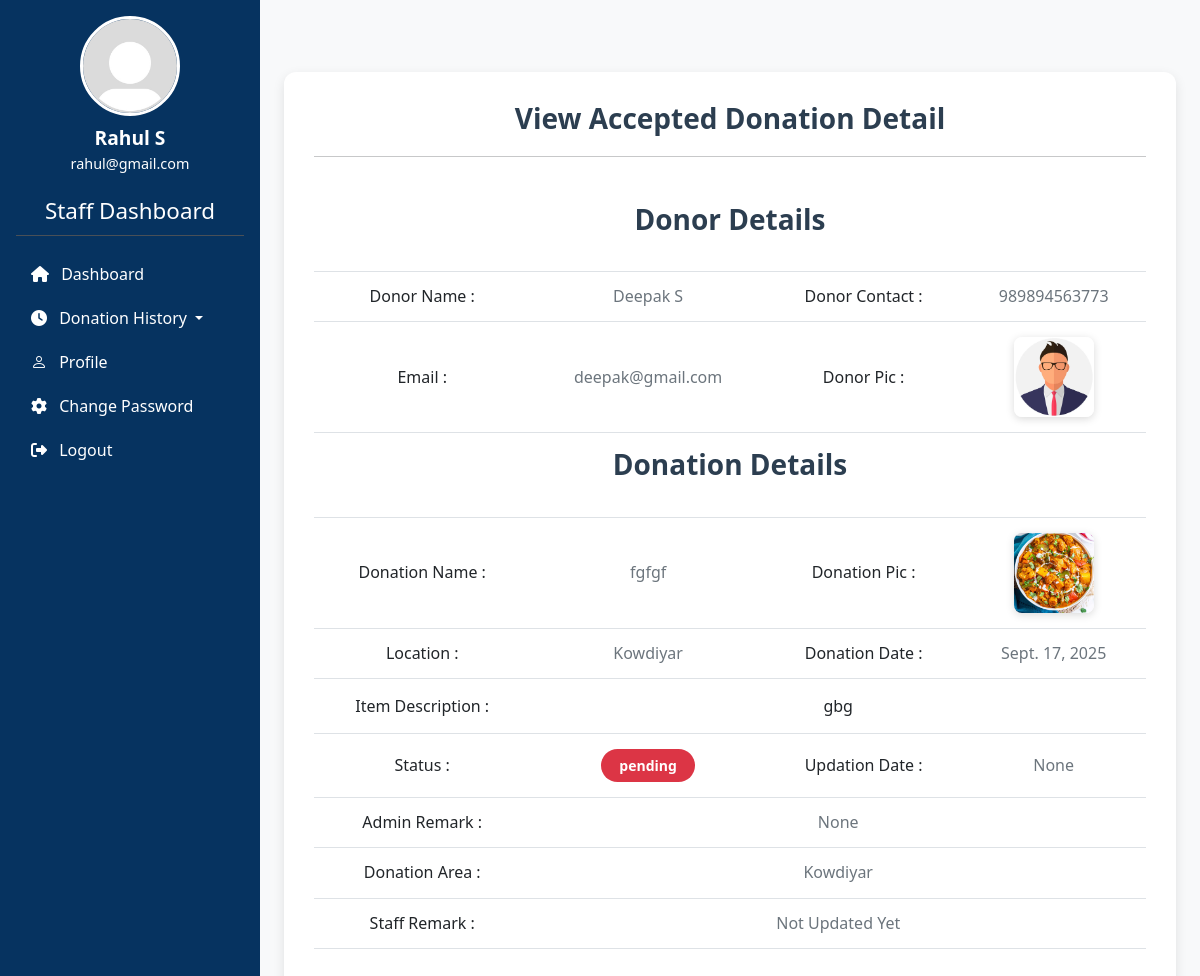
The page /donationincoming/16 (signed in) on the database as committed earlier.
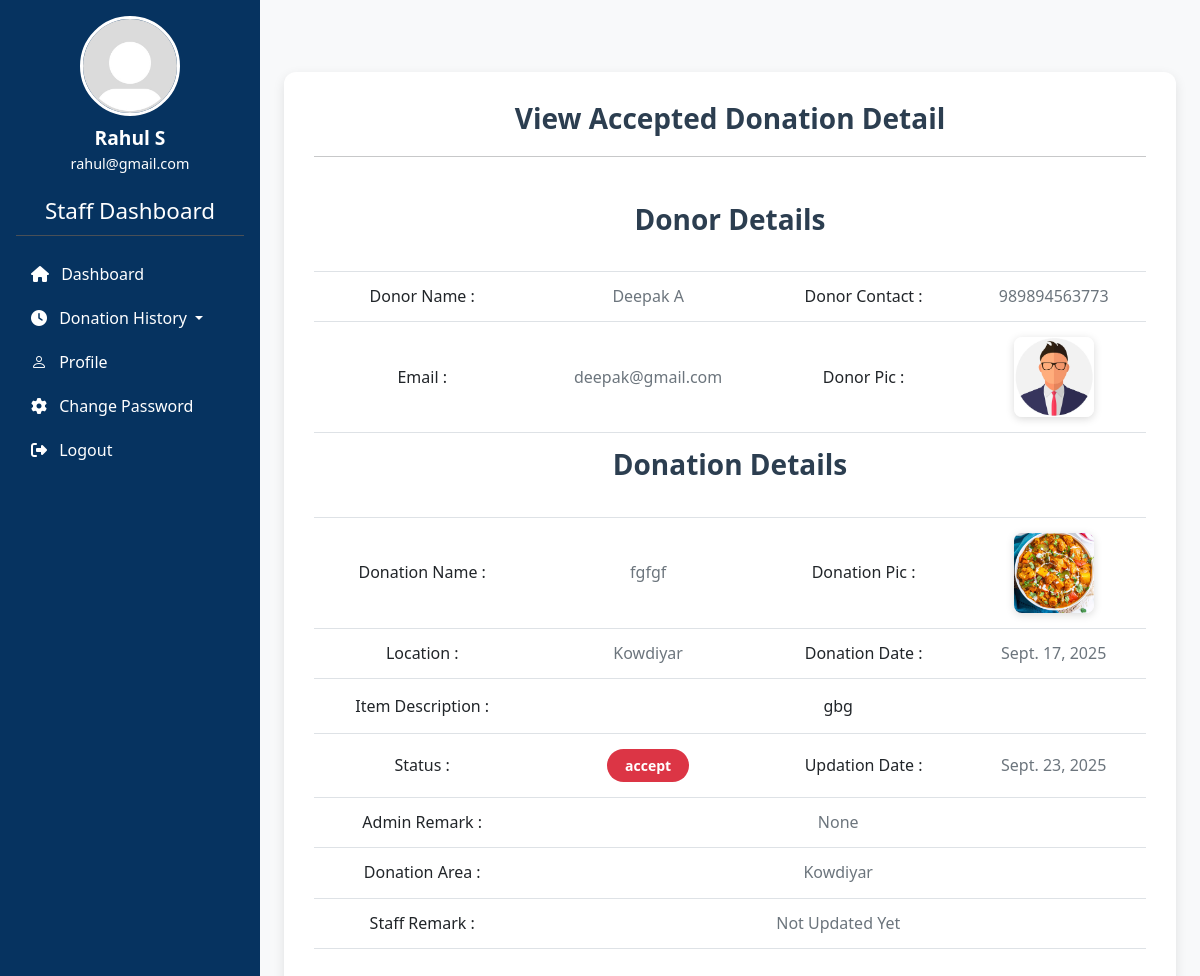
The same page on the database as committed later.
### home/models.py (models this page shows, shortened)
class Donation(models.Model):
    donor = models.ForeignKey(Donor, on_delete=models.CASCADE)
    item_name = models.CharField(max_length=100, null=True)
    item_pic = models.ImageField(upload_to='donation', null=True, blank=True)
    location = models.ForeignKey(Location, on_delete=models.CASCADE, null=True)
    description = models.CharField(max_length=300, null=True)
    donation_date = models.DateField(null=True)
    last_update = models.DateField(null=True)
    admin_remark = models.CharField(max_length=200, null=True)
    staffremark = models.CharField(max_length=200, null=True)
    staff = models.ForeignKey(StaffProfile, on_delete=models.CASCADE, null=True)
    status = models.CharField(max_length=30, null=True)
    reached_location = models.BooleanField(default=False)

class Donor(models.Model):
    user = models.OneToOneField(User, on_delete=models.CASCADE)
    contact = models.CharField(max_length=15, null=True)
    address = models.CharField(max_length=300, null=True)
    profilepic = models.ImageField(upload_to='user', null=True, blank=True)
    register_date = models.DateTimeField(auto_now_add=True)
    updation_date = models.DateTimeField(auto_now=True)

class Location(models.Model):
    name = models.CharField(max_length=255, unique=True)
    description = models.CharField(max_length=300, null=True)
    register_date = models.DateTimeField(auto_now_add=True)
    def __str__(self):
        return self.name

### home/views.py (the view, shortened to what this page needs)
# urls.py: path('donationincoming/<int:pid>', incomingdonation_details, name='donationincoming'),
@login_required(login_url='stafflogin')
def incomingdonation_details(request, pid):
    donation = get_object_or_404(Donation, id=pid)
    return render(request, 'donationcollection_detail.html', {'donation':donation})

### home/context_processors.py (called while the page is built)
def donor_profile(request):
    if request.user.is_authenticated:
        try:
            return {'profile': Donor.objects.get(user=request.user)}
        except:
            return {}
    return {}

### templates/donationcollection_detail.html
{% extends 'staff_base.html' %}
{% load static %}
{% block extra_css %}
<link rel="stylesheet" href="{% static 'css/accpt_donationdetail.css' %}">
{% endblock extra_css %}
{% block main %}
<div class="container mt-5">
  <h3>View Accepted Donation Detail</h3>
  <hr>
  <div class="table-responsive">
    <table id="mytable" class="table data">
      <tbody>
        <tr class="align-middle text-center">
          <th colspan="4"><h3>Donor Details</h3></th>
        </tr>
        <tr class="align-middle text-center">
          <td><h5>Donor Name :</h5></td>
          <td><h5 class="text-secondary">{{ donation.donor.user.first_name }} {{ donation.donor.user.last_name }}</h5></td>
          <td><h5>Donor Contact :</h5></td>
          <td><h5 class="text-secondary">{{ donation.donor.contact }}</h5></td>
        </tr>
        <tr class="align-middle text-center">
          <td><h5>Email :</h5></td>
          <td><h5 class="text-secondary">{{ donation.donor.user.email }}</h5></td>
          <td><h5>Donor Pic :</h5></td>
          <td>
            {% if donation.donor.profilepic and donation.donor.profilepic.url %}
              <img src="{{ donation.donor.profilepic.url }}" width="80" height="80" alt="Profile Picture" />
            {% else %}
              <img src="{% static 'images/defaultprofile.webp' %}" width="80" height="80" alt="Default Profile" />
            {% endif %}
          </td>
        </tr>
        <tr class="align-middle text-center">
          <th colspan="4"><h3>Donation Details</h3></th>
        </tr>
        <tr class="align-middle text-center">
          <td><h5>Donation Name :</h5></td>
          <td><h5 class="text-secondary">{{ donation.item_name }}</h5></td>
          <td><h5>Donation Pic :</h5></td>
          <td>
            {% if donation.item_pic and donation.item_pic.url %}
              <img src="{{ donation.item_pic.url }}" width="80" height="80" alt="Donation Item" />
            {% else %}
              <img src="{% static 'images/defaultfood.png' %}" width="80" height="80" alt="Default Donation" />
            {% endif %}
          </td>
        </tr>
        <tr class="align-middle text-center">
          <td><h5>Location :</h5></td>
          <td><h5 class="text-secondary">{{ donation.location }}</h5></td>
          <td><h5>Donation Date :</h5></td>
          <td><h5 class="text-secondary">{{ donation.donation_date }}</h5></td>
        </tr>
        <tr>
            <td>Item Description :</td>
            <td colspan="3">{{donation.description}}</td>
          </tr>
        <tr class="align-middle text-center">
          <td><h5>Status :</h5></td>
          <td>
            <span class="status-pill status-pending">{{donation.status}}</span>
          </td>
          <td><h5>Updation Date :</h5></td>
          <td><h5 class="text-secondary">{{ donation.last_update }}</h5></td>
        </tr>
        <tr class="align-middle text-center">
          <td><h5>Admin Remark :</h5></td>
          <td colspan="3"><h5 class="text-secondary">{{ donation.admin_remark }}</h5></td>
        </tr>
        <tr class="align-middle text-center">
          <td><h5>Donation Area :</h5></td>
          <td colspan="3"><h5 class="text-secondary">{{ donation.location.name }}</h5></td>
        </tr>
        {% if donation.reached_location and donation.status == 'accept' %}
        <form method="post">
          {% csrf_token %}
          <tr class="align-middle text-center">
            <td><h5>Donation Received ?</h5></td>
            <td colspan="3">
              <h5 class="text-secondary">
                <input type="radio" name="status" value="Donation Received" required> Donation Received
                <input type="radio" name="status" value="Donation NotReceived" required> Donation Not Received
              </h5>
            </td>
          </tr>
          <tr class="align-middle text-center">
            <td><h5>Staff Remark :</h5></td>
            <td colspan="3">
              <textarea class="form-control" name="staffremark" rows="3"></textarea>
            </td>
          </tr>
          <tr class="align-middle text-center">
            <td></td>
            <td colspan="3">
              <button type="submit" class="btn btn-primary px-5">Submit</button>
            </td>
          </tr>
        </form>
        {% else %}
        <tr class="align-middle text-center">
          <td><h5>Staff Remark :</h5></td>
          <td colspan="3"><h5 class="text-secondary">Not Updated Yet</h5></td>
        </tr>
        {% endif %}
      </tbody>
    </table>
  </div>
</div>
{% endblock main %}

### templates/staff_base.html (shortened to what this page needs)
{% load static %}
<!DOCTYPE html>
<html lang="en">
<head>
    <link href="https://cdn.jsdelivr.net/npm/bootstrap@5.3.0/dist/css/bootstrap.min.css" rel="stylesheet">
    <link href="https://cdnjs.cloudflare.com/ajax/libs/font-awesome/6.4.0/css/all.min.css" rel="stylesheet">
    <link rel="stylesheet" href="https://cdn.jsdelivr.net/npm/bootstrap-icons/font/bootstrap-icons.css">
    <link rel="stylesheet" href="{% static 'css/staffdash.css' %}">
    {% block extra_css %}{% endblock extra_css %}
</head>
<body>
    <div class="d-flex vh-100">
        <nav id="sidebar" class="d-flex flex-column p-3 shadow">
            <div class="profile text-center mb-4">
                {% if request.user.staffprofile.profilepic %}
                <img src="{{ request.user.staffprofile.profilepic.url }}" alt="Profile Picture" class="profile-pic">
                {% else %}
                <img src="{% static 'images/default_profile.jpg' %}" alt="Default Picture" class="profile-pic">
                {% endif %}
                <div class="name_job mt-2">
                    <div class="name fw-bold">{{ request.user.first_name }} {{ request.user.last_name }}</div>
                    <div class="email text-white small">{{ request.user.email }}</div>
                </div>
            </div>
            <h3 class="mb-3 text-white text-center">Staff Dashboard</h3>
            {% if staff.status == "accept" or staff.status == none %}
            <ul class="nav flex-column">
                <li class="nav-item">
                    <a href="{% url 'staffdash' %}" class="nav-link"><i class="fa fa-home me-2"></i> Dashboard</a>
                </li>
                <li class="nav-item dropdown">
                    <a class="nav-link dropdown-toggle" class="fa-clock" href="#" id="navbarDropdown" role="button"
                        data-bs-toggle="dropdown" aria-expanded="false"><i class="fa fa-clock me-2"></i>
                        Donation History
                    </a>
                </li>
                <li class="nav-item">
                    <a href="{% url 'staffprofile' %}" class="nav-link"><i class="bi bi-person me-2"></i> Profile</a>
                </li>
                <li class="nav-item">
                    <a href="{% url 'dpwdchange' %}" class="nav-link"><i class="fa fa-gear me-2"></i> Change
                        Password</a>
                </li>
                {% endif %}
                <li class="nav-item">
                    <a href="{% url 'logout' %}" class="nav-link"><i class="fa fa-sign-out-alt me-2"></i> Logout</a>
                </li>
            </ul>
        </nav>
        <div class="home_content flex-grow-1 p-4 ">
            {% block main %}{% endblock main %}
        </div>
    </div>
</body>
</html>

### static/css/staffdash.css (style rules this page uses)
body { font-family: 'Segoe UI', Tahoma, Geneva, Verdana, sans-serif; background: #f8f9fa; margin: 0; padding: 0; }
.d-flex { display: flex; height: 100vh; overflow: hidden; }
#sidebar { width: 260px; background: #063360; color: #fff; height: 100%; padding: 20px; overflow-y: auto; }
#sidebar .nav-link { color: #ffffff; padding: 10px 15px; border-radius: 8px; transition: all 0.3s; }
#sidebar h3 { font-size: 1.4rem; border-bottom: 1px solid #495057; padding-bottom: 10px; }
.profile img { border: 3px solid #fff; }
.name_job .name { font-size: 1.2rem; }
.name_job .email { font-size: 0.9rem; }
.home_content { flex-grow: 1; padding: 30px; background: #f8f9fa; overflow-y: auto; }
.profile-pic { width: 100px; height: 100px; border-radius: 50%; object-fit: cover; border: 3px solid #fff; display: block; margin: 0 auto; }

### static/css/accpt_donationdetail.css (style rules this page uses)
.container { background: #ffffff; padding: 30px; border-radius: 12px; box-shadow: 0 4px 12px rgba(0,0,0,0.1); }
.container h3 { font-weight: 600; text-align: center; margin-bottom: 20px; color: #2c3e50; }
.table { border-collapse: collapse; width: 100%; margin-top: 15px; font-size: 16px; }
.table th, .table td { padding: 15px; vertical-align: middle !important; text-align: center; }
.table td h5 { margin: 0; font-size: 16px; }
.status-pill { padding: 6px 18px; border-radius: 25px; font-weight: 600; font-size: 14px; display: inline-block; }
.status-pending { background: #dc3545; color: #fff; }
.table img { border-radius: 8px; object-fit: cover; box-shadow: 0 2px 8px rgba(0,0,0,0.15); }

Rows that differ between the two databases and show on the page:
changed Donation "fgfgf": donor.user.last_name "S" → "A"; status "pending" → "accept"; last_update "None" → "Sept. 23, 2025"
